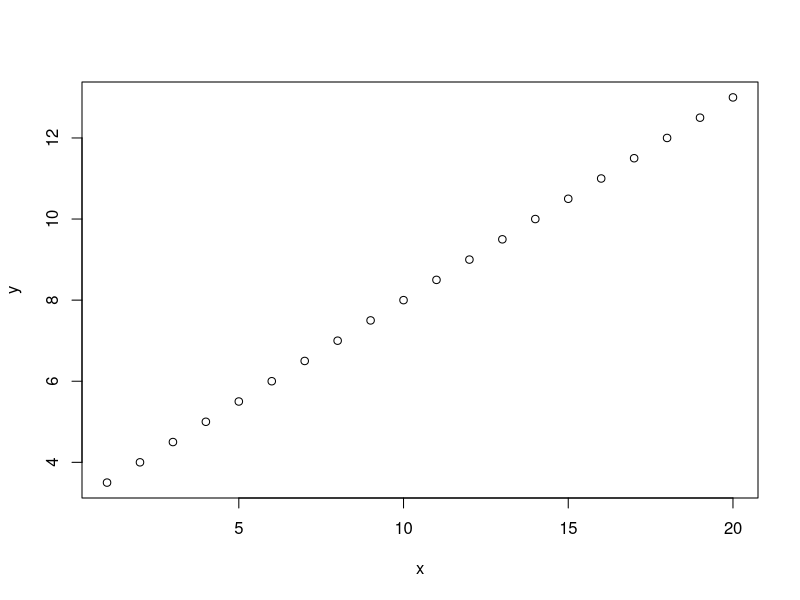
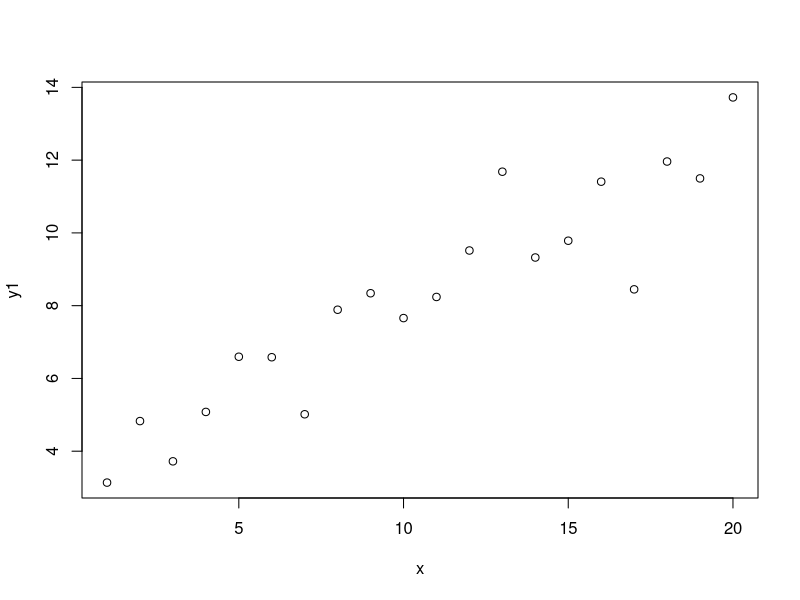
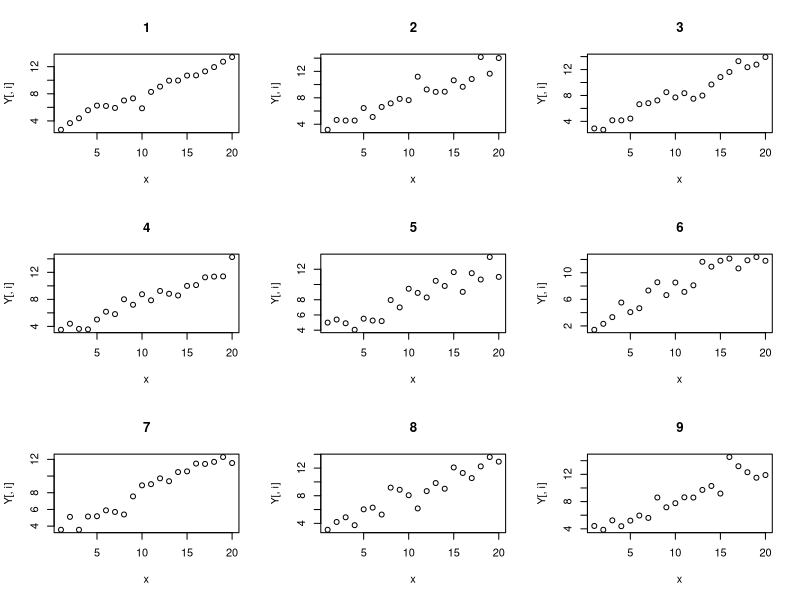
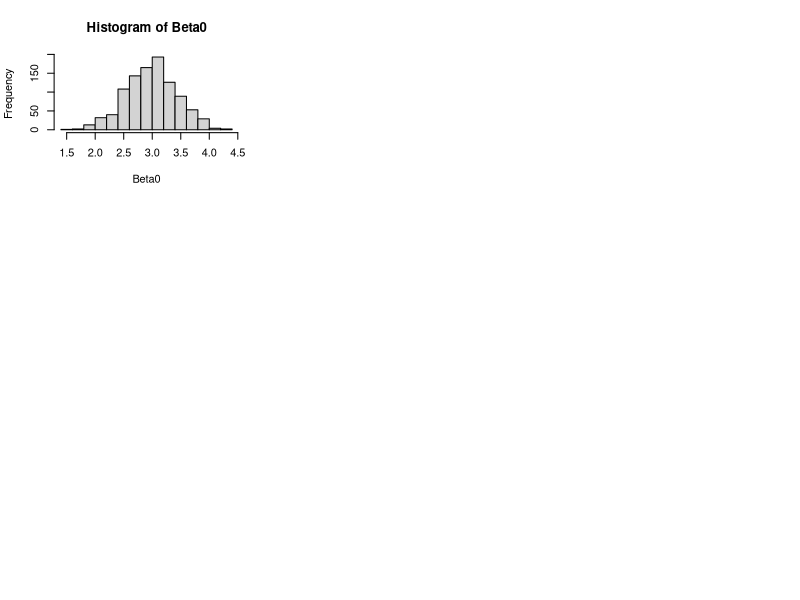

Write the R code that produced these figures, in order.
# evaluate the performance of estimator of linear model 

#Step 1: Define real parameters values for beta0 and beta1
x <- 1:20
beta0 <- 3
beta1 <- 0.5
y <- beta0 + beta1*x

#Step 2: Create possible observed Y values (1000 simulated data sets)
y1 <- beta0 + beta1 * x + rnorm(20, sd=1)
data.frame(x,y,y1)
plot(y~x)
plot(y1~x)
Y <- matrix(NA_real_, nrow=20, ncol=1000)
for(i in 1:1000) Y[,i] <- beta0 + beta1 * x + rnorm(20)
Y[,1:3]
par(mfrow=c(3,3))
for(i in 1:9) plot(Y[,i]~x, main=i)

#Step 3: Apply estimation model to all 1000 simulated data sets
estimator <- function(x,y)
{
  beta0 <- coef(lm(y~x))[[1]]
  beta0
}
Beta0 <- numeric(1000)
for(i in 1:1000) Beta0[i] <- estimator(x, Y[,i])

#Step 4: Evaluate performance of estimator

hist(Beta0)
mean(Beta0)

